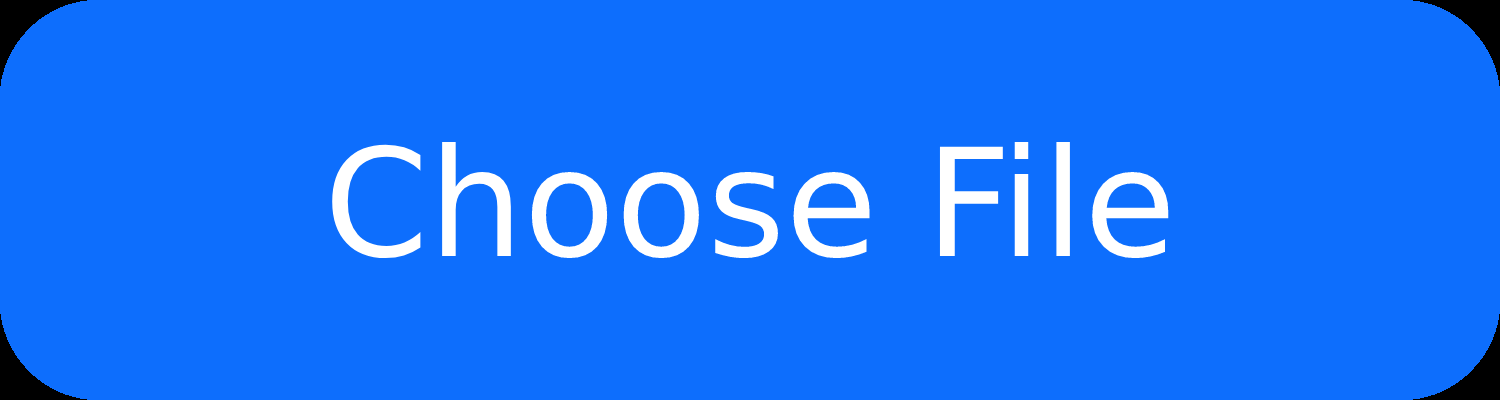
#> input picture src/choose_file.png, 1500 x 400 px; its folder holds 4 pictures in this run; the run also reads 1 picture not shown here
$ python nyoba_eigenface.py
#> lines starting #> are read from the running program, lines starting #| are printed output that depends on the picture
### src/imgprocess.py
from typing import List
import cv2
import numpy as np
import os


def load_image_data(
    folder: str, recursive: bool = False, max_img_per_folder: int = -1
):
#> called with recursive = False, max_img_per_folder = -1
    prev_dir = os.path.abspath(".")
    data = []
    image_paths = []
    if recursive:
        for dirpath, _, files in os.walk(folder):
            print(dirpath)
            count = 0
            for file in files:
                filepath = os.path.abspath(os.path.join(dirpath, file))
                img = cv2.resize(
                    cv2.imread(filepath, 0), (100, 100), interpolation=cv2.INTER_CUBIC
                )
                image_paths.append(filepath)
                data.append(img)
                count += 1
                if count == max_img_per_folder:
                    break
    else:
        os.chdir(folder)
        for file in os.listdir():
            img = cv2.resize(
                cv2.imread(file, 0), (100, 100), interpolation=cv2.INTER_CUBIC
            )
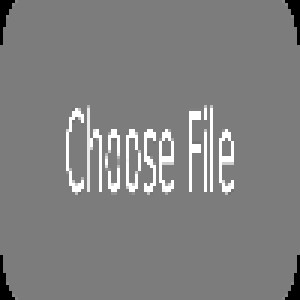
#> img: shape (100, 100) (shown 3 times larger); min 0, max 255, mean 128.1
            data.append(img)
#> pass 2 of the loop in load_image_data, `for file in os.listdir():`:
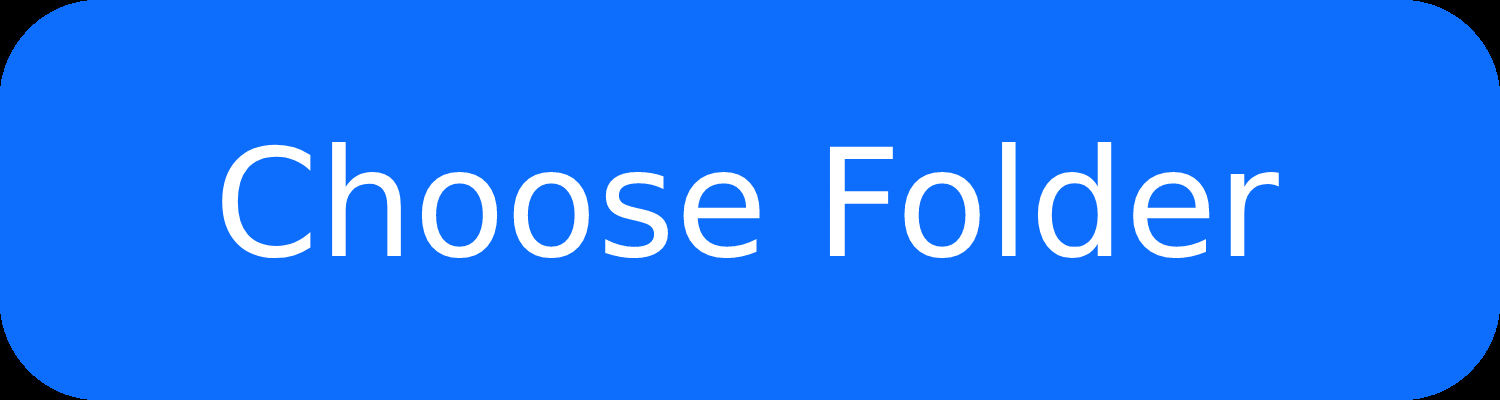
#> input picture src/choose_folder.png, 1500 x 400 px
#> in load_image_data, `img = cv2.resize( cv2.imread(file, 0), (100, 100), interpolation=cv2.I..`:
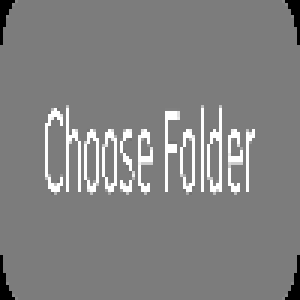
#> img: shape (100, 100) (shown 3 times larger); min 0, max 255, mean 129.5
    os.chdir(prev_dir)
    return np.array(data), image_paths

### src/nyoba_eigenface.py
# %load lib/imgprocess.py
import cv2
import numpy as np
from imgprocess import load_image_data
from eigen import eigens


#> (the run stopped early here; a loop or call above may not have finished)
